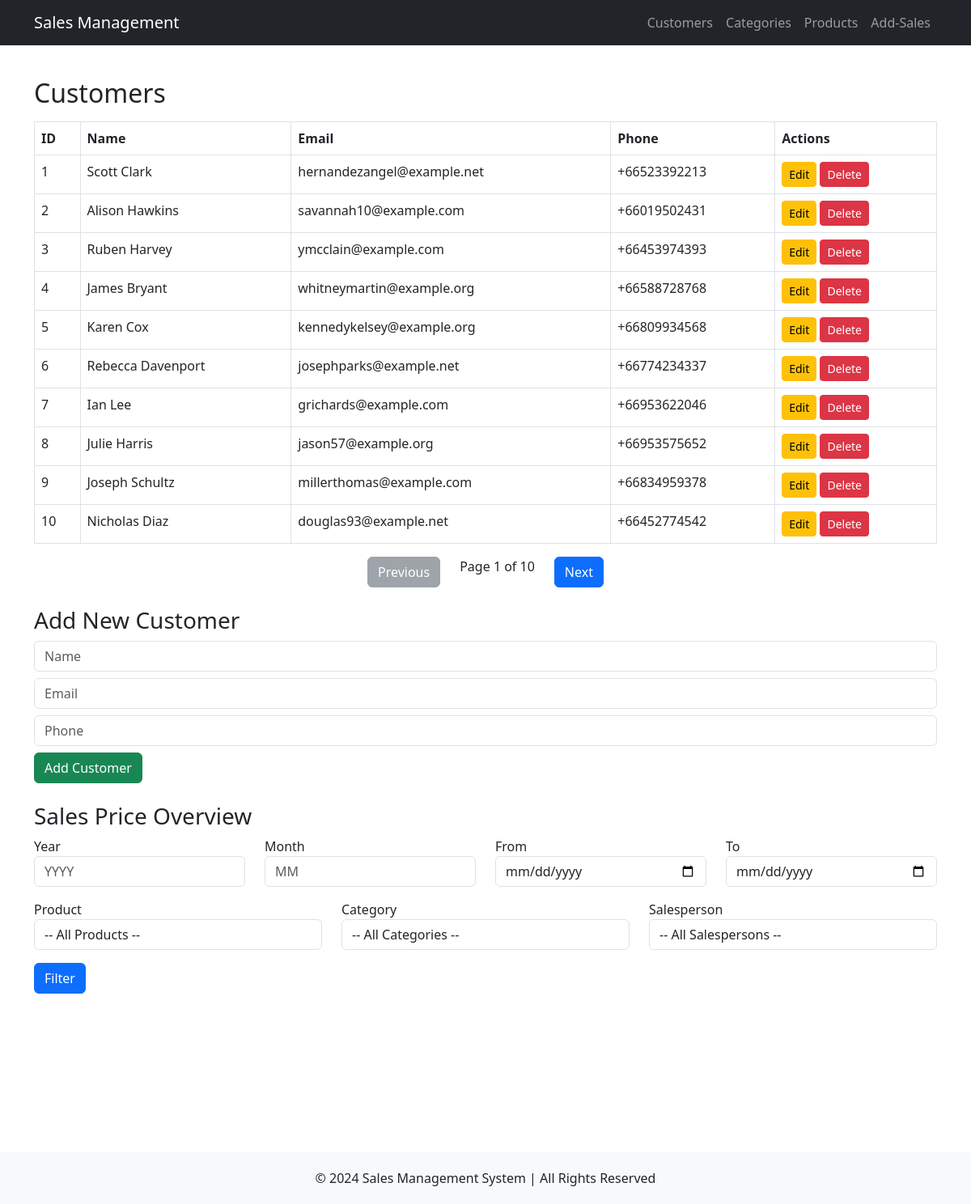
Page /customers on the committed database.
### tables this page shows
CREATE TABLE Customers (
    cus_id INTEGER PRIMARY KEY AUTOINCREMENT NOT NULL UNIQUE,
    name VARCHAR(30) NOT NULL,
    email VARCHAR(50) UNIQUE,
    tel VARCHAR(15) UNIQUE
);

### routes/customers.py (the view)
@customer_bp.route('/customers', methods=['GET', 'POST'])
def customers():
    try:
        page = request.args.get('page', 1, type=int)
        offset = (page - 1) * CUSTOMERS_PER_PAGE
        conn = get_db_connection()
        fcustomers = conn.execute('SELECT * FROM Customers LIMIT ? OFFSET ?', (CUSTOMERS_PER_PAGE, offset)).fetchall()
        conn.close()
        conn = get_db_connection()
        total_customers = conn.execute('SELECT COUNT(*) FROM Customers').fetchone()[0]
        conn.close()
        total_pages = (total_customers + CUSTOMERS_PER_PAGE - 1) // CUSTOMERS_PER_PAGE
        has_prev = page > 1
        has_next = page < total_pages
        conn = get_db_connection()
        customers = conn.execute('SELECT * FROM Customers').fetchall()
        categories = conn.execute('SELECT * FROM Product_categories').fetchall()
        products = conn.execute('SELECT * FROM Products').fetchall()
        salespersons = conn.execute('SELECT * FROM Salespersons').fetchall()
        filtered_sales = []  # Default: No sales shown until filtered
        query_params = []
        if request.method == 'POST':
            year = request.form.get('year')
            month = request.form.get('month')
            start_date = request.form.get('start_date')
            end_date = request.form.get('end_date')
            product_id = request.form.get('product_id')
            category_id = request.form.get('category_id')
            salesperson_id = request.form.get('salesperson_id')
            query = """
                SELECT Sales_transactions.st_id, Sales_transactions.st_date, Sales_transactions.st_total, Customers.name AS customer, Salespersons.name AS salesperson,
                Products.name AS product, Products.price, Sales_products.purchased_qty, Product_categories.name AS category
                FROM Sales_transactions
                JOIN Sales_products ON Sales_transactions.st_id = Sales_products.sales_transaction_id
                JOIN Products ON Sales_products.product_id = Products.pro_id
                JOIN Product_categories ON Products.category_id = Product_categories.proc_id
                JOIN Customers ON Sales_transactions.cus_id = Customers.cus_id
                JOIN Salespersons ON Sales_transactions.sp_id = Salespersons.sp_id
                WHERE 1=1
            """
            if year:
                query += " AND strftime('%Y', Sales_transactions.st_date) = ?"
                query_params.append(year)
            if month:
                query += " AND strftime('%m', Sales_transactions.st_date) = ?"
                query_params.append(month)
            if start_date and end_date:
                query += " AND Sales_transactions.st_date BETWEEN ? AND ?"
                query_params.append(start_date)
                query_params.append(end_date)
            if product_id:
                query += " AND Products.pro_id = ?"
                query_params.append(product_id)
            if category_id:
                query += " AND Product_categories.proc_id = ?"
                query_params.append(category_id)
            if salesperson_id:
                query += " AND Salespersons.sp_id = ?"
                query_params.append(salesperson_id)
            filtered_sales = conn.execute(query, query_params).fetchall()
        else:
            filtered_sales = []  # Default: No data unless searched
        conn.close()
        return render_template('customers.html', fcustomers=fcustomers,
                                                 page=page,
                                                 total_pages=total_pages,
                                                 has_prev=has_prev,
                                                 has_next=has_next,
                                                 customers=customers,
                                                 categories=categories,
                                                 products=products,
                                                 salespersons=salespersons,
                                                 sales=filtered_sales,)
    except Exception as e:
        flash(f"Error: {str(e)}", 'danger')
        print("Error:", e)
        return render_template('customers.html', customers=[])

### routes/customers.py (called while the page is built)
def get_db_connection():
    conn = sqlite3.connect(DATABASE)
    conn.row_factory = sqlite3.Row
    return conn

### templates/customers.html (shortened to what this page needs)
{% extends 'base.html' %}
{% block content %}
    <h2>Customers</h2>
    <table class='table table-bordered mt-3'>
        <thead>
            <tr>
                <th>ID</th>
                <th>Name</th>
                <th>Email</th>
                <th>Phone</th>
                <th>Actions</th>
            </tr>
        </thead>
        <tbody>
            {% for fcustomer in fcustomers %}
            <tr>
                <td>{{ fcustomer['cus_id'] }}</td>
                <td>{{ fcustomer['name'] }}</td>
                <td>{{ fcustomer['email'] }}</td>
                <td>{{ fcustomer['tel'] }}</td>
                <td>
                    <a href='/edit_customer/{{ fcustomer["cus_id"] }}' class='btn btn-warning btn-sm'>Edit</a>
                    <a href='/delete_customer/{{ fcustomer["cus_id"] }}' class='btn btn-danger btn-sm'>Delete</a>
                </td>
            </tr>
            {% endfor %}
        </tbody>
    </table>
    <div class="pagination d-flex justify-content-center">
        {% if has_prev %}
            <a href="{{ url_for('customer_bp.customers', page=page-1) }}" class="btn btn-primary mx-4">Previous</a>
        {% else %}
            <button class="btn btn-secondary mx-4" disabled>Previous</button>
        {% endif %}
        <span>Page {{ page }} of {{ total_pages }}</span>
        {% if has_next %}
            <a href="{{ url_for('customer_bp.customers', page=page+1) }}" class="btn btn-primary mx-4">Next</a>
        {% else %}
            <button class="btn btn-secondary mx-4" disabled>Next</button>
        {% endif %}
    </div>
    <br/>
    <h3>Add New Customer</h3>
    <form action='/add_customer' method='post'>
        <input type='text' name='name' placeholder='Name' required class='form-control mb-2'>
        <input type='email' name='email' placeholder='Email' required class='form-control mb-2'>
        <input type='text' name='tel' placeholder='Phone' required class='form-control mb-2'>
        <button type='submit' class='btn btn-success'>Add Customer</button>
    </form>
<h3 class="mt-4">Sales Price Overview</h3>
<form method="POST" action="{{ url_for('customer_bp.customers') }}">
    <div class="row">
        <div class="col-md-3">
            <label>Year</label>
            <input type="number" name="year" class="form-control" placeholder="YYYY">
        </div>
        <div class="col-md-3">
            <label>Month</label>
            <input type="number" name="month" class="form-control" placeholder="MM">
        </div>
        <div class="col-md-3">
            <label>From</label>
            <input type="date" name="start_date" class="form-control">
        </div>
        <div class="col-md-3">
            <label>To</label>
            <input type="date" name="end_date" class="form-control">
        </div>
    </div>
    <div class="row mt-3">
        <div class="col-md-4">
            <label>Product</label>
            <select name="product_id" class="form-control">
                <option value="">-- All Products --</option>
            </select>
        </div>
        <div class="col-md-4">
            <label>Category</label>
            <select name="category_id" class="form-control">
                <option value="">-- All Categories --</option>
            </select>
        </div>
        <div class="col-md-4">
            <label>Salesperson</label>
            <select name="salesperson_id" class="form-control">
                <option value="">-- All Salespersons --</option>
            </select>
        </div>
    </div>
    <button type="submit" class="btn btn-primary mt-3">Filter</button>
</form>
<div class="mt-5" style="height: 100px;"></div>
{% endblock %}

### templates/base.html (style rules this page uses)
body { display: flex; flex-direction: column; min-height: 100vh; }

### rows in the picture
Customers: cus_id "1", name "Scott Clark", email "hernandezangel@example.net", tel "+66523392213"
Customers: cus_id "2", name "Alison Hawkins", email "savannah10@example.com", tel "+66019502431"
Customers: cus_id "3", name "Ruben Harvey", email "ymcclain@example.com", tel "+66453974393"
Customers: cus_id "4", name "James Bryant", email "whitneymartin@example.org", tel "+66588728768"
Customers: cus_id "5", name "Karen Cox", email "kennedykelsey@example.org", tel "+66809934568"
Customers: cus_id "6", name "Rebecca Davenport", email "josephparks@example.net", tel "+66774234337"
Customers: cus_id "7", name "Ian Lee", email "grichards@example.com", tel "+66953622046"
Customers: cus_id "8", name "Julie Harris", email "jason57@example.org", tel "+66953575652"
Customers: cus_id "9", name "Joseph Schultz", email "millerthomas@example.com", tel "+66834959378"
Customers: cus_id "10", name "Nicholas Diaz", email "douglas93@example.net", tel "+66452774542"

### other values in the picture
{{ page }} "1"
{{ total_pages }} "10"
